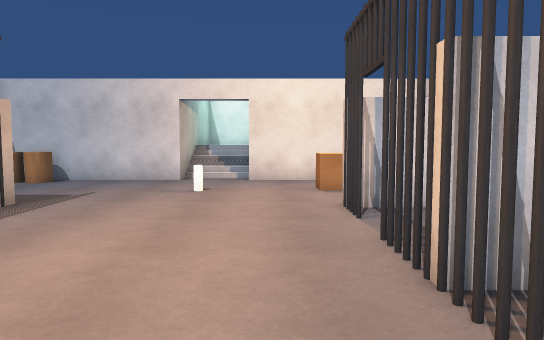
[1] (above)

16 first-person views from a walk through a scene from a Unity 3-D project. The camera is 1.3 m above the floor, tilts 4° down and sees 70° across. The floor is counted in squares, 1 m on a side. Each view is taken from the middle of a square. On the plan, view 1 faces up. The plan holds only what a view shows up to about 16 squares ahead; the rest is blank. The place goes on beyond the plan. The player is left out. Door leaves are left out, so doorways stand open. Some surface patterns are stand-ins.

[2]
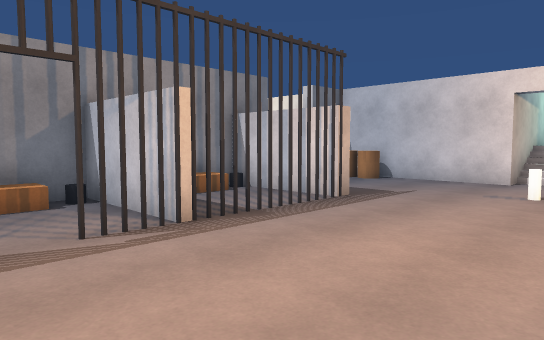

[3]
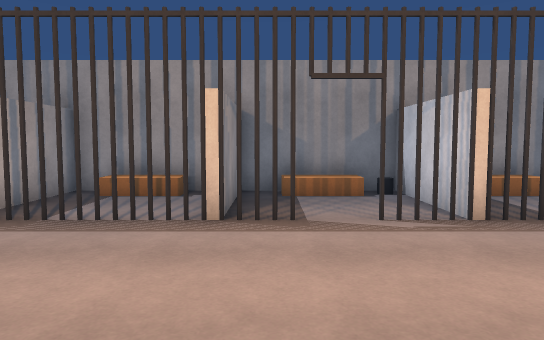

[4]
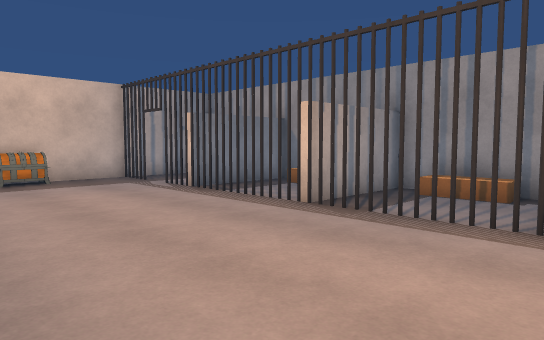

[5]
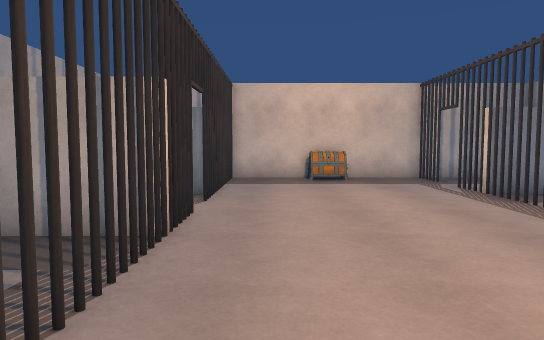

[6]
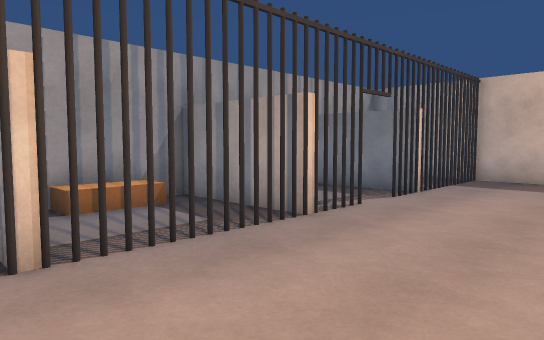

[7]
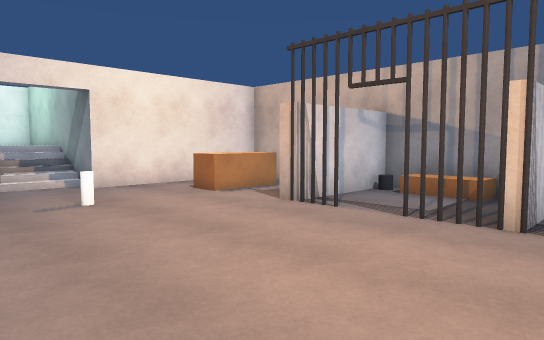

[8]
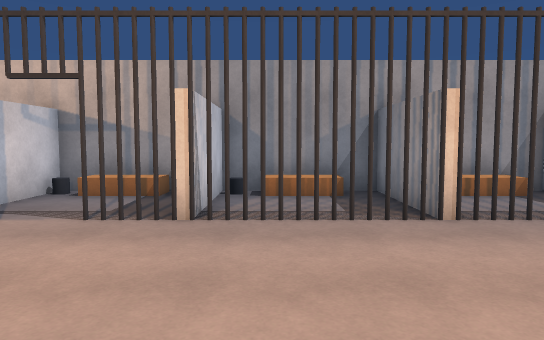

[9]
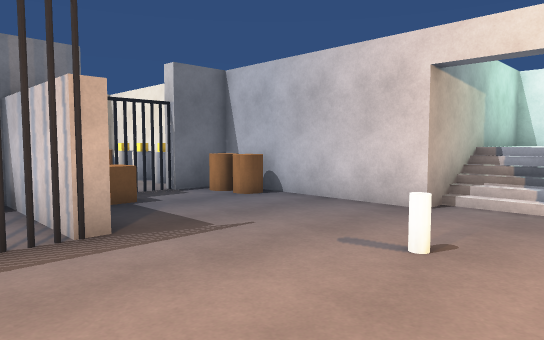

[10]
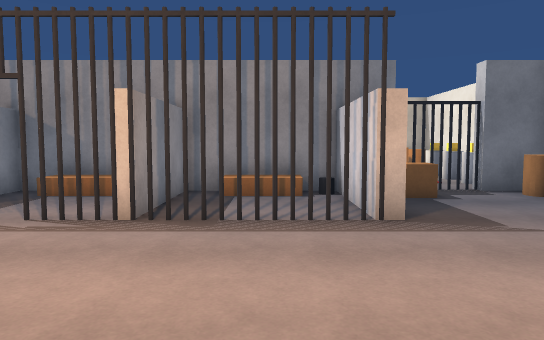

[11]
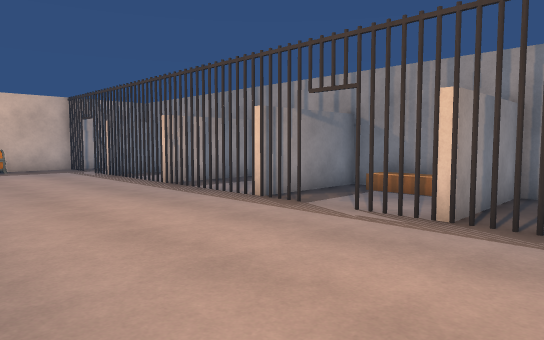

[12]
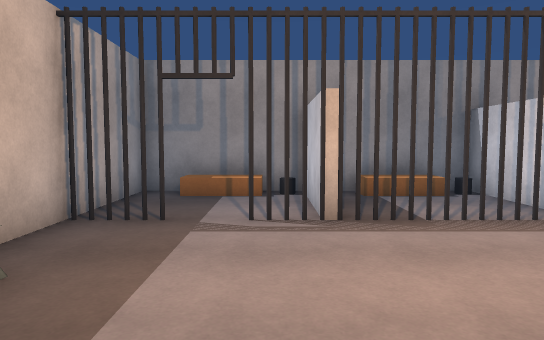

[13]
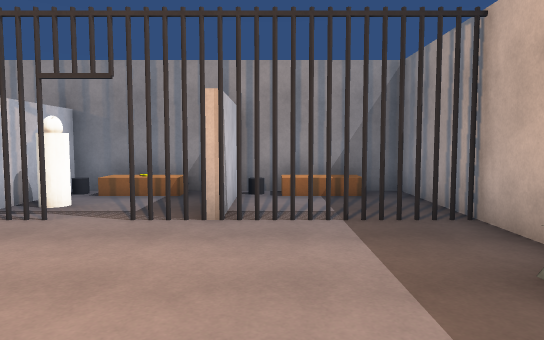

[14]
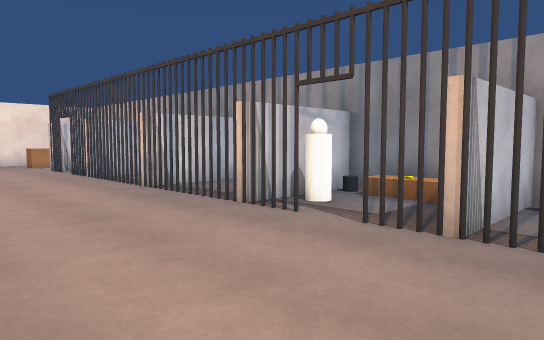

[15]
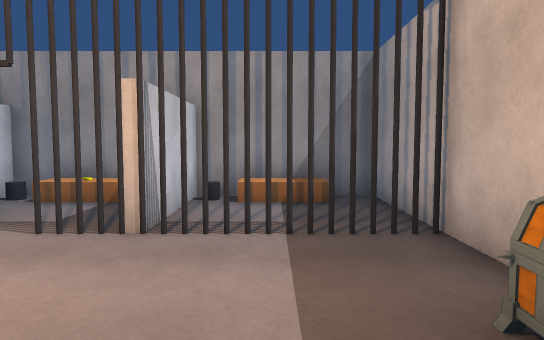

[16]
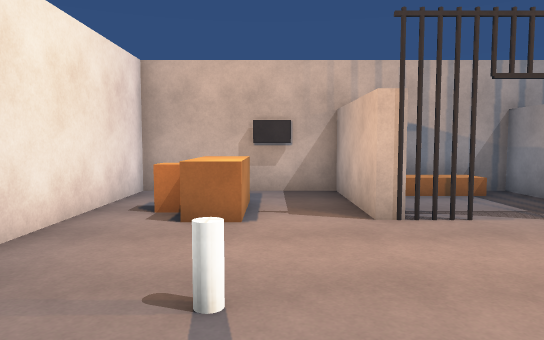

### Floor plan
Points are (right, up) in squares from view 1. A wall is a line through its corners. A room is listed if a view was taken in it or the views show most of it. See-through windows are left out.
Room 1 (views 1, 2, 3, 4, 5, 6, 7, 8, 9, 10, 11, 12, 13, 14, 15, 16)
walls: (2.4, -0.8) (5.5, -0.8) (5.5, 3.4) (2.4, 3.4); (-6.4, 3.4) (-9.5, 3.4) (-9.5, -0.8) (-6.4, -0.8); (2.4, -5.3) (5.5, -5.3) (5.5, -2.2); (4, 3.7) (5.5, 3.7) (5.5, 7.7) (2.4, 7.7); (5, -1.2) (2.4, -1.2); (-6.5, -5.6) (-9.5, -5.6) (-9.5, -9.9) (-6.4, -9.9); (-9.5, -1.9) (-9.5, -5.3) (-6.4, -5.3); (-6.4, 7.7) (-9.5, 7.7) (-9.5, 3.7) (-6.5, 3.7); (2.4, 8.2) (5.5, 8.2) (5.5, 13.5) (-0.8, 13.5) (-0.8, 20) (-3.2, 20) (-3.2, 13.5) (-9.5, 13.5) (-9.5, 12.4); (2.4, -9.9) (4.8, -9.9); (-6.4, -10.2) (-8.4, -10.2); (5.5, -9.1) (5.5, -5.6) (3.4, -5.6); (-9.5, -10.1) (-9.5, -14.5) (5.5, -14.5) (5.5, -10.2) (2.4, -10.2)
ways out: gap at (-10, 11)
objects: other object (-9, 9) to (-8, 10); other object (-9, 12) to (-9, 13); other object (-8, 13) to (-7, 13); other object (-6, -14); other object (-6, -13); other object (-6, -11); other object (-6, -10); other object (-6, -9); other object (-6, -8); other object (-6, -7); other object (-6, -6); other object (-6, -5); other object (-6, -4); other object (-6, -3); other object (-6, -2); other object (-6, -1); other object (-6, 0); other object (-6, 2); other object (-6, 3); other object (-6, 4); other object (-6, 5); other object (-6, 6); other object (-6, 7); other object (-6, 8); other object (-3, -14) to (-1, -14); other object (-2, 10); other object (1, -10) to (2, -10); other object (1, -9); other object (1, -7) to (2, -7); other object (1, 5) to (2, 5); other object (1, 7); other object (1, 8) to (2, 8); other object (1, 11) to (4, 11); other object (2, -13); other object (2, -6); other object (2, -5); other object (2, -4); other object (2, -3); other object (2, -2); other object (2, -1); other object (2, 0); other object (2, 1); other object (2, 2); other object (2, 3); other object (2, 4); other object (2, 12) to (3, 12); other object (3, -7) to (3, -6); other object (5, -8)

Where each view was taken, in squares from view 1:
view 1: 0 up, 0 right, facing up
view 2: 0 up, 0 right, facing up-left
view 3: 0 up, 1 right, facing left
view 4: 0 up, 1 right, facing down-left
view 5: 0 up, 0 right, facing down
view 6: 0 up, 3 left, facing down-right
view 7: 2 up, 5 left, facing up-right
view 8: 2 up, 5 left, facing right
view 9: 6 up, 0 right, facing up-left
view 10: 6 up, 1 right, facing left
view 11: 6 up, 1 right, facing down-left
view 12: 11 down, 1 right, facing left
view 13: 11 down, 5 left, facing right
view 14: 12 down, 4 left, facing up-right
view 15: 12 down, 4 left, facing right
view 16: 10 up, 5 left, facing right
